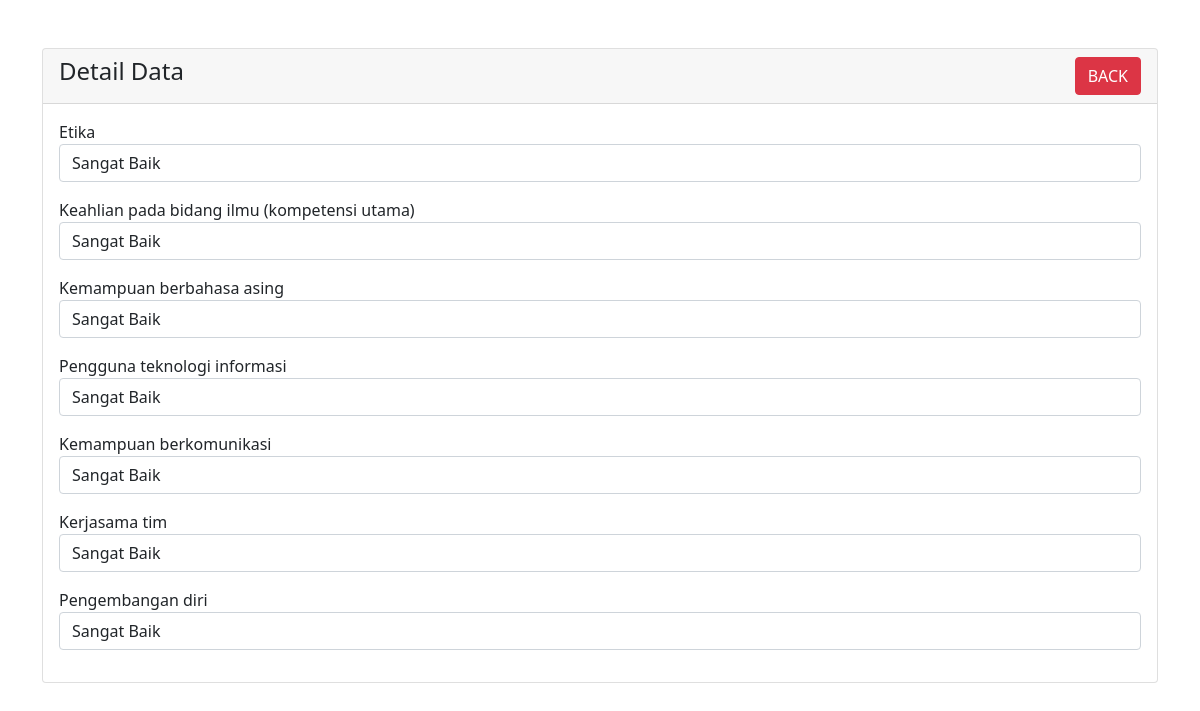
Screenshot of /tracer/menu-admin/kepuasan-view.php?id=2 with the database file from the repository.
### tables this page shows
CREATE TABLE `kepuasan` (
  `id` int(10) UNSIGNED NOT NULL,
  `pertanyaan1` varchar(20) NOT NULL,
  `pertanyaan2` varchar(20) NOT NULL,
  `pertanyaan3` varchar(20) NOT NULL,
  `pertanyaan4` varchar(20) NOT NULL,
  `pertanyaan5` varchar(20) NOT NULL,
  `pertanyaan6` varchar(20) NOT NULL,
  `pertanyaan7` varchar(20) NOT NULL
);

### tracer/menu-admin/kepuasan-view.php (the view, shortened to what this page needs)
<?php
require '../koneksi/dbcon.php';
?>
<!doctype html>
<html lang="en">
<head>
    <link href="https://cdn.jsdelivr.net/npm/bootstrap@5.1.3/dist/css/bootstrap.min.css" rel="stylesheet">
</head>
<body>
    <div class="container mt-5">
        <div class="row">
            <div class="col-md-12">
                <div class="card">
                    <div class="card-header">
                        <h4>Detail Data
                            <a href="kepuasan.php" class="btn btn-danger float-end">BACK</a>
                        </h4>
                    </div>
                    <div class="card-body">
                        <?php
                        if (isset($_GET['id'])) {
                            $student_id = mysqli_real_escape_string($con, $_GET['id']);
                            $query = "SELECT * FROM kepuasan WHERE id='$student_id' ";
                            $query_run = mysqli_query($con, $query);
                            if (mysqli_num_rows($query_run) > 0) {
                                $student = mysqli_fetch_array($query_run);
                        ?>
                                <div class="mb-3">
                                    <label>Etika</label>
                                    <p class="form-control">
                                        <?= $student['pertanyaan1']; ?>
                                    </p>
                                </div>
                                <div class="mb-3">
                                    <label>Keahlian pada bidang ilmu (kompetensi utama)</label>
                                    <p class="form-control">
                                        <?= $student['pertanyaan2']; ?>
                                    </p>
                                </div>
                                <div class="mb-3">
                                    <label>Kemampuan berbahasa asing</label>
                                    <p class="form-control">
                                        <?= $student['pertanyaan3']; ?>
                                    </p>
                                </div>
                                <div class="mb-3">
                                    <label>Pengguna teknologi informasi</label>
                                    <p class="form-control">
                                        <?= $student['pertanyaan4']; ?>
                                    </p>
                                </div>
                                <div class="mb-3">
                                    <label>Kemampuan berkomunikasi</label>
                                    <p class="form-control">
                                        <?= $student['pertanyaan5']; ?>
                                    </p>
                                </div>
                                <div class="mb-3">
                                    <label>Kerjasama tim</label>
                                    <p class="form-control">
                                        <?= $student['pertanyaan6']; ?>
                                    </p>
                                </div>
                                <div class="mb-3">
                                    <label>Pengembangan diri</label>
                                    <p class="form-control">
                                        <?= $student['pertanyaan7']; ?>
                                    </p>
                                </div>
                        <?php
                            } else {
                                echo "<h4>No Such Id Found</h4>";
                            }
                        }
                        ?>
                    </div>
                </div>
            </div>
        </div>
    </div>
</body>
</html>

### rows the page displays
kepuasan: pertanyaan1 "Sangat Baik", pertanyaan2 "Sangat Baik", pertanyaan3 "Sangat Baik", pertanyaan4 "Sangat Baik", pertanyaan5 "Sangat Baik", pertanyaan6 "Sangat Baik", pertanyaan7 "Sangat Baik"
